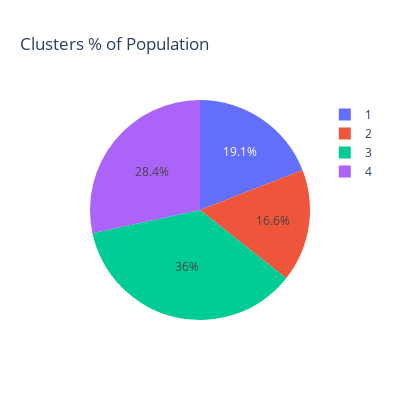

Notebook source saved alongside this figure:
### Code cell
# Repeat with the population data to see what the distribution looks like
print('Predicting KModes, started at', pd.Timestamp.now())
clusters_pop = kmode.predict(population[attrbs_to_keep].astype(str))
print('Completed at', pd.Timestamp.now())
population['cluster'] = clusters_pop+1

clusters_pct_pop = np.round((population['cluster'].value_counts()/population.shape[0]*100).sort_index(), 1)
df_clusters_pct_pop = clusters_pct_pop.reset_index().rename({'index':'Cluster','cluster':'percent'},axis=1)
df_clusters_pct_pop['Cluster'] = df_clusters_pct_pop['Cluster'].astype(str)
fig1 = go.Figure(data=[go.Pie(labels=df_clusters_pct_pop.Cluster, 
                              values=df_clusters_pct_pop['percent'], 
                              direction ='clockwise', 
                              sort=False)])
fig1.update_layout(title_text='Clusters % of Population', height=400,width=400)
fig1.show()

### Figure 1 — Plotly figure (JSON) as saved in the notebook; plotly's stock layout.template omitted (floating-point values rounded to 4 significant figures)
{"data": [{"direction": "clockwise", "labels": ["1", "2", "3", "4"], "sort": false, "type": "pie", "values": [19.1, 16.6, 36, 28.4]}], "layout": {"height": 400, "title": {"text": "Clusters % of Population"}, "width": 400}}
